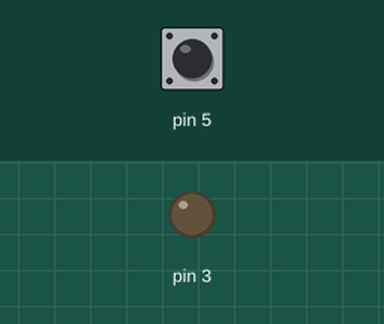
Simulated run of this sketch. Board: Arduino Uno, built with avr-gcc and run on an emulated ATmega328P. Shown: output pins drawn as LEDs (lit = HIGH). The inputs (shaded band) are chosen by the test bench; at power-on: pin 5 HIGH.

Above: at 1.2 s.
1.3 s: pin 5 pulled LOW for 0.15 s
At 1.37 s:
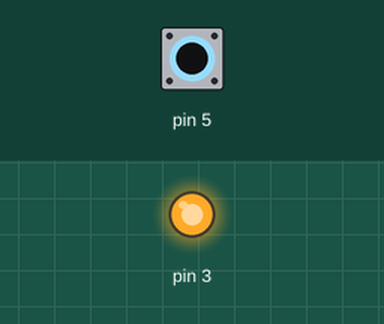
2.9 s: pin 5 pulled LOW for 3.2 s
At 6.9 s:
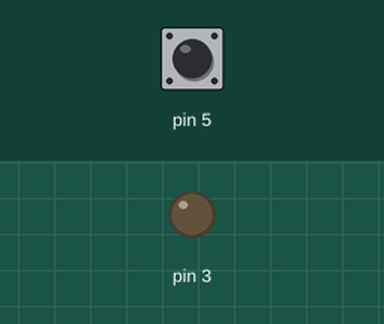
Timing chart, 0 to 8.4 s (numbered marks = the images above; inputs shaded):
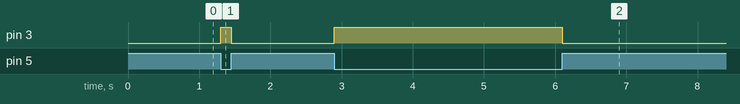

The sketch:

switch_test.ino
```cpp
void setup() {
  // put your setup code here, to run once:

  pinMode(3,OUTPUT);
  pinMode(5,INPUT_PULLUP);

}

void loop() {
  // put your main code here, to run repeatedly:

  int value = digitalRead(5); //return

  if (value == 0 ) {       //switch on
    digitalWrite(3,HIGH);
  }else {       //switch off
    digitalWrite(3,LOW);
  }


}
```

Measured:
- after the input at 1.3 s, pin 3: LOW → HIGH at once, → LOW 0.15 s later
- after the input at 2.9 s, pin 3: LOW → HIGH at once, → LOW 3.2 s later
